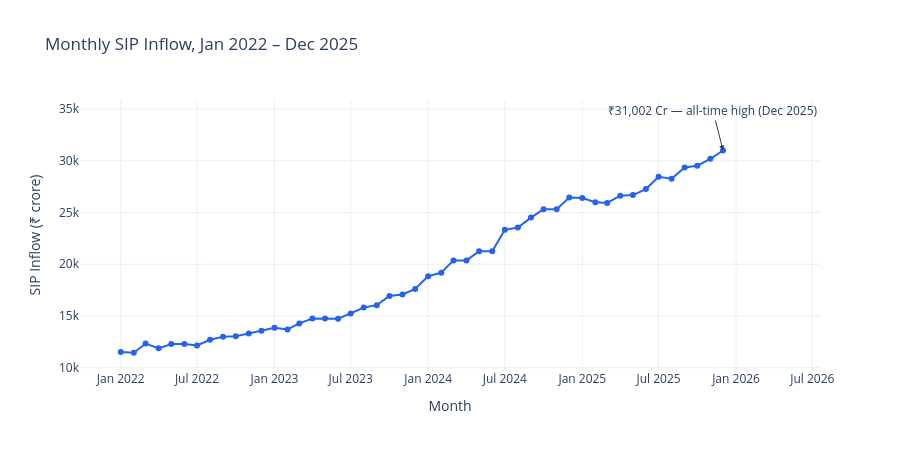

The notebook cell this image was saved under:
### Markdown cell above
## Task 3 — SIP Inflow Time-Series
Monthly SIP inflow, Jan 2022 – Dec 2025, with the December 2025 all-time
high (₹31,002 Cr) annotated.

### Code cell
fig = go.Figure()
fig.add_trace(go.Scatter(x=sip["month"], y=sip["sip_inflow_crore"], mode="lines+markers",
                          line=dict(color="#2563eb", width=2), name="SIP Inflow"))

peak = sip.loc[sip["sip_inflow_crore"].idxmax()]
fig.add_annotation(x=peak["month"], y=peak["sip_inflow_crore"],
                    text=f"₹{peak['sip_inflow_crore']:,.0f} Cr — all-time high ({peak['month'].strftime('%b %Y')})",
                    showarrow=True, arrowhead=2, ay=-40)

fig.update_layout(title="Monthly SIP Inflow, Jan 2022 – Dec 2025",
                   xaxis_title="Month", yaxis_title="SIP Inflow (₹ crore)",
                   template="plotly_white", height=450)
save_plotly(fig, "03_sip_inflow_trend")
fig.show()
